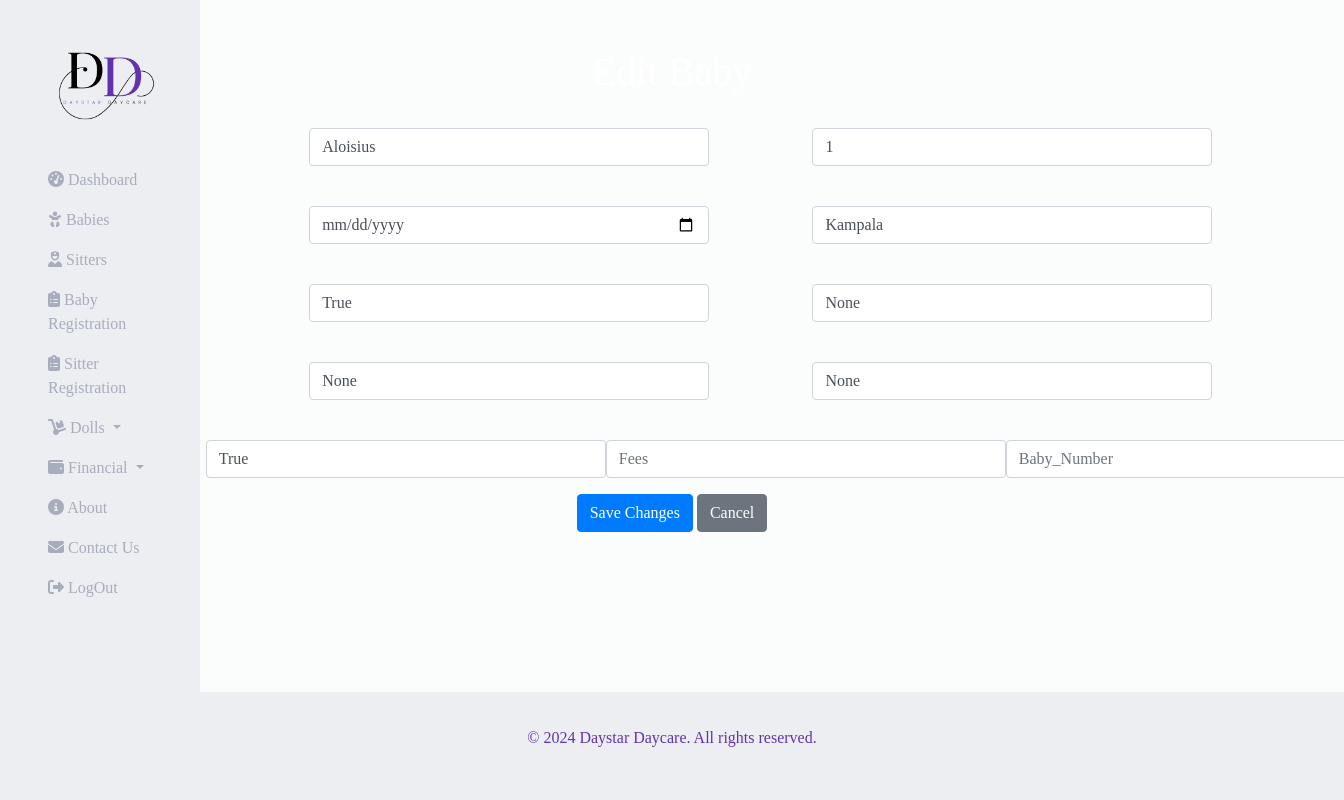
The page /edit_baby/1/ on the database its author committed.
### daystarApp/models.py (models this page shows, shortened)
class Baby(models.Model):
    name = models.CharField(max_length=100)
    age = models.IntegerField(null=True, blank=True, default=0)
    gender = models.CharField(max_length=10, null=True, blank=True)
    location = models.CharField(max_length=50, null=True, blank=True)
    father_name = models.CharField(max_length=200, null=True, blank=True)
    mother_name = models.CharField(max_length=200, null=True, blank=True)
    brought_by = models.CharField(max_length=200, null=True, blank=True)
    time_of_arrival = models.DateField(null=True, blank=True)
    period_of_stay = models.CharField(max_length=8, choices=(("Full Day","Full Day"), ("Half Day","Half Day")))
    fees = models.IntegerField(null=True, blank=True)
    baby_number = models.IntegerField(null=True)
    class Meta:
        verbose_name_plural = "Babies"

### daystarApp/views.py (the view, shortened to what this page needs)
# urls.py: path('edit_baby/<int:baby_id>/', views.edit_baby, name='edit_baby'),
def edit_baby(request, baby_id):
    baby = get_object_or_404(Baby, pk=baby_id)
    return render(request, 'daystarApp/edit_baby.html', {'baby': baby})

### daystarApp/templates/daystarApp/edit_baby.html (shortened to what this page needs)
{% extends 'base.html' %}
{% block content %}
<center>
    <div class="container mt-5">
        <h1>Edit Baby</h1>
        <form method="POST">
            <div class="aside">
            <div class="form-group">
                <input type="text" class="form-control" id="name" name="name" value="{{ baby.name }}" style="width: 400px;" placeholder="Full Name">
            </div>
            <div class="form-group">
                <input type="text" class="form-control" id="age" name="age" value="{{ baby.age }}" style="width: 400px;" placeholder="Age">
            </div>
        </div>
        <div class="aside">
            <div class="form-group">
                <input type="date" class="form-control" id="gender" name="gender" value="{{ baby.gender }}" style="width: 400px;" placeholder="Gender">
            </div>
            <div class="form-group">
                <input type="text" class="form-control" id="location" name="location" value="{{ baby.location }}" style="width: 400px;" placeholder="Location">
            </div>
        </div>
        <div class="aside">
            <div class="form-group">
                <input type="text" class="form-control" id="father_name" name="father_name" value="{{ baby.father_name }}" style="width: 400px;" placeholder="Father Name">
            </div>
            <div class="form-group">
                <input type="text" class="form-control" id="mother_name" name="mother_name" value="{{ baby.mother_name }}" style="width: 400px;" placeholder="Mother Name">
            </div>
        </div>
        <div class="aside">
            <div class="form-group">
                <input type="text" class="form-control" id="brought_by" name="brought_by" value="{{ baby.brought_by }}" style="width: 400px;" placeholder="Brought By">
            </div>
            <div class="form-group">
                <input type="text" class="form-control" id="time_of_arrival;" name="time_of_arrival;" value="{{ baby.time_of_arrival }}" style="width: 400px;" placeholder="Time of Arrival">
            </div>
        </div>
        <div class="aside">
            <div class="form-group">
                <input type="text" class="form-control" id="period_of_stay" name="period_of_stay" value="{{ baby.period_of_stay }}" style="width: 400px;" placeholder="Period of Stay">
            </div>
            <div class="form-group">
                <input type="number" class="form-control" id="fees" name="fees" value="{{ baby.fees }}" style="width: 400px;" placeholder="Fees">
            </div>
            <div class="form-group">
                <input type="number" class="form-control" id="baby_number" name="baby_number" value="{{ baby.baby_number }}" style="width: 400px;" placeholder="Baby_Number">
            </div>
        </div>
            <button type="submit" class="btn btn-primary">Save Changes</button>
            <a href="{% url 'result_baby_details' baby.id %}" class="btn btn-secondary">Cancel</a>
        </form>
    </div>
</center>
{% endblock %}

### daystarApp/static/css/navbar.css (style rules this page uses)
* { list-style-type: none; margin: 0; padding: 0; }
body { background-color: #edeef22b !important; color: white !important; font-family: Netflix Sans !important; }

### daystarApp/templates/daystarApp/edit_baby.html (style rules this page uses)
.aside { display: flex !important; width: 100% !important; margin-left: 8% !important; justify-content: space-evenly !important; }

### rows shown on the page
Baby: name "Aloisius", age "1", location "Kampala", father_name "True", mother_name "None", brought_by "None", time_of_arrival "None", period_of_stay "True"
